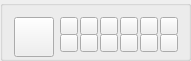
          <widget class="QGroupBox" name="groupBox_colors">
           <property name="enabled">
            <bool>true</bool>
           </property>
           <property name="minimumSize">
            <size>
             <width>191</width>
             <height>61</height>
            </size>
           </property>
           <property name="maximumSize">
            <size>
             <width>191</width>
             <height>61</height>
            </size>
           </property>
           <property name="title">
            <string/>
           </property>
           <layout class="QGridLayout" name="gridLayout_3">
            <item row="0" column="0">
             <widget class="QPushButton" name="pushButton_color_current">
              <property name="enabled">
               <bool>true</bool>
              </property>
              <property name="sizePolicy">
               <sizepolicy hsizetype="Fixed" vsizetype="Fixed">
                <horstretch>0</horstretch>
                <verstretch>0</verstretch>
               </sizepolicy>
              </property>
              <property name="minimumSize">
               <size>
                <width>40</width>
                <height>40</height>
               </size>
              </property>
              <property name="maximumSize">
               <size>
                <width>40</width>
                <height>40</height>
               </size>
              </property>
              <property name="focusPolicy">
               <enum>Qt::ClickFocus</enum>
              </property>
              <property name="statusTip">
               <string>Текущий цвет / выбрать свой цвет</string>
              </property>
              <property name="text">
               <string/>
              </property>
             </widget>
            </item>
            <item row="0" column="1">
             <layout class="QGridLayout" name="gridLayout_colors">
              <property name="horizontalSpacing">
               <number>2</number>
              </property>
              <property name="verticalSpacing">
               <number>4</number>
              </property>
              <item row="1" column="4">
               <widget class="QPushButton" name="pushButton_color_10">
                <property name="enabled">
                 <bool>true</bool>
                </property>
                <property name="sizePolicy">
                 <sizepolicy hsizetype="Fixed" vsizetype="Fixed">
                  <horstretch>0</horstretch>
                  <verstretch>0</verstretch>
                 </sizepolicy>
                </property>
                <property name="minimumSize">
                 <size>
                  <width>18</width>
                  <height>18</height>
                 </size>
                </property>
                <property name="maximumSize">
                 <size>
                  <width>18</width>
                  <height>18</height>
                 </size>
                </property>
                <property name="focusPolicy">
                 <enum>Qt::ClickFocus</enum>
                </property>
                <property name="text">
                 <string/>
                </property>
               </widget>
              </item>
              <item row="1" column="3">
               <widget class="QPushButton" name="pushButton_color_9">
                <property name="enabled">
                 <bool>true</bool>
                </property>
                <property name="sizePolicy">
                 <sizepolicy hsizetype="Fixed" vsizetype="Fixed">
                  <horstretch>0</horstretch>
                  <verstretch>0</verstretch>
                 </sizepolicy>
                </property>
                <property name="minimumSize">
                 <size>
                  <width>18</width>
                  <height>18</height>
                 </size>
                </property>
                <property name="maximumSize">
                 <size>
                  <width>18</width>
                  <height>18</height>
                 </size>
                </property>
                <property name="focusPolicy">
                 <enum>Qt::ClickFocus</enum>
                </property>
                <property name="text">
                 <string/>
                </property>
               </widget>
              </item>
              <item row="0" column="4">
               <widget class="QPushButton" name="pushButton_color_4">
                <property name="enabled">
                 <bool>true</bool>
                </property>
                <property name="sizePolicy">
                 <sizepolicy hsizetype="Fixed" vsizetype="Fixed">
                  <horstretch>0</horstretch>
                  <verstretch>0</verstretch>
                 </sizepolicy>
                </property>
                <property name="minimumSize">
                 <size>
                  <width>18</width>
                  <height>18</height>
                 </size>
                </property>
                <property name="maximumSize">
                 <size>
                  <width>18</width>
                  <height>18</height>
                 </size>
                </property>
                <property name="focusPolicy">
                 <enum>Qt::ClickFocus</enum>
                </property>
                <property name="text">
                 <string/>
                </property>
               </widget>
              </item>
              <item row="1" column="0">
               <widget class="QPushButton" name="pushButton_color_6">
                <property name="enabled">
                 <bool>true</bool>
                </property>
                <property name="sizePolicy">
                 <sizepolicy hsizetype="Fixed" vsizetype="Fixed">
                  <horstretch>0</horstretch>
                  <verstretch>0</verstretch>
                 </sizepolicy>
                </property>
                <property name="minimumSize">
                 <size>
                  <width>18</width>
                  <height>18</height>
                 </size>
                </property>
                <property name="maximumSize">
                 <size>
                  <width>18</width>
                  <height>18</height>
                 </size>
                </property>
                <property name="focusPolicy">
                 <enum>Qt::ClickFocus</enum>
                </property>
                <property name="text">
                 <string/>
                </property>
               </widget>
              </item>
              <item row="1" column="1">
               <widget class="QPushButton" name="pushButton_color_7">
                <property name="enabled">
                 <bool>true</bool>
                </property>
                <property name="sizePolicy">
                 <sizepolicy hsizetype="Fixed" vsizetype="Fixed">
                  <horstretch>0</horstretch>
                  <verstretch>0</verstretch>
                 </sizepolicy>
                </property>
                <property name="minimumSize">
                 <size>
                  <width>18</width>
                  <height>18</height>
                 </size>
                </property>
                <property name="maximumSize">
                 <size>
                  <width>18</width>
                  <height>18</height>
                 </size>
                </property>
                <property name="focusPolicy">
                 <enum>Qt::ClickFocus</enum>
                </property>
                <property name="text">
                 <string/>
                </property>
               </widget>
              </item>
              <item row="0" column="1">
               <widget class="QPushButton" name="pushButton_color_1">
                <property name="enabled">
                 <bool>true</bool>
                </property>
                <property name="sizePolicy">
                 <sizepolicy hsizetype="Fixed" vsizetype="Fixed">
                  <horstretch>0</horstretch>
                  <verstretch>0</verstretch>
                 </sizepolicy>
                </property>
                <property name="minimumSize">
                 <size>
                  <width>18</width>
                  <height>18</height>
                 </size>
                </property>
                <property name="maximumSize">
                 <size>
                  <width>18</width>
                  <height>18</height>
                 </size>
                </property>
                <property name="focusPolicy">
                 <enum>Qt::ClickFocus</enum>
                </property>
                <property name="text">
                 <string/>
                </property>
               </widget>
              </item>
              <item row="1" column="2">
               <widget class="QPushButton" name="pushButton_color_8">
                <property name="enabled">
                 <bool>true</bool>
                </property>
                <property name="sizePolicy">
                 <sizepolicy hsizetype="Fixed" vsizetype="Fixed">
                  <horstretch>0</horstretch>
                  <verstretch>0</verstretch>
                 </sizepolicy>
                </property>
                <property name="minimumSize">
                 <size>
                  <width>18</width>
                  <height>18</height>
                 </size>
                </property>
                <property name="maximumSize">
                 <size>
                  <width>18</width>
                  <height>18</height>
                 </size>
                </property>
                <property name="focusPolicy">
                 <enum>Qt::ClickFocus</enum>
                </property>
                <property name="text">
                 <string/>
                </property>
               </widget>
              </item>
              <item row="0" column="2">
               <widget class="QPushButton" name="pushButton_color_2">
                <property name="enabled">
                 <bool>true</bool>
                </property>
                <property name="sizePolicy">
                 <sizepolicy hsizetype="Fixed" vsizetype="Fixed">
                  <horstretch>0</horstretch>
                  <verstretch>0</verstretch>
                 </sizepolicy>
                </property>
                <property name="minimumSize">
                 <size>
                  <width>18</width>
                  <height>18</height>
                 </size>
                </property>
                <property name="maximumSize">
                 <size>
                  <width>18</width>
                  <height>18</height>
                 </size>
                </property>
                <property name="focusPolicy">
                 <enum>Qt::ClickFocus</enum>
                </property>
                <property name="text">
                 <string/>
                </property>
               </widget>
              </item>
              <item row="0" column="3">
               <widget class="QPushButton" name="pushButton_color_3">
                <property name="enabled">
                 <bool>true</bool>
                </property>
                <property name="sizePolicy">
                 <sizepolicy hsizetype="Fixed" vsizetype="Fixed">
                  <horstretch>0</horstretch>
                  <verstretch>0</verstretch>
                 </sizepolicy>
                </property>
                <property name="minimumSize">
                 <size>
                  <width>18</width>
                  <height>18</height>
                 </size>
                </property>
                <property name="maximumSize">
                 <size>
                  <width>18</width>
                  <height>18</height>
                 </size>
                </property>
                <property name="focusPolicy">
                 <enum>Qt::ClickFocus</enum>
                </property>
                <property name="text">
                 <string/>
                </property>
               </widget>
              </item>
              <item row="0" column="0">
               <widget class="QPushButton" name="pushButton_color_0">
                <property name="enabled">
                 <bool>true</bool>
                </property>
                <property name="sizePolicy">
                 <sizepolicy hsizetype="Fixed" vsizetype="Fixed">
                  <horstretch>0</horstretch>
                  <verstretch>0</verstretch>
                 </sizepolicy>
                </property>
                <property name="minimumSize">
                 <size>
                  <width>18</width>
                  <height>18</height>
                 </size>
                </property>
                <property name="maximumSize">
                 <size>
                  <width>18</width>
                  <height>18</height>
                 </size>
                </property>
                <property name="focusPolicy">
                 <enum>Qt::ClickFocus</enum>
                </property>
                <property name="text">
                 <string/>
                </property>
               </widget>
              </item>
              <item row="0" column="5">
               <widget class="QPushButton" name="pushButton_color_5">
                <property name="enabled">
                 <bool>true</bool>
                </property>
                <property name="sizePolicy">
                 <sizepolicy hsizetype="Fixed" vsizetype="Fixed">
                  <horstretch>0</horstretch>
                  <verstretch>0</verstretch>
                 </sizepolicy>
                </property>
                <property name="minimumSize">
                 <size>
                  <width>18</width>
                  <height>18</height>
                 </size>
                </property>
                <property name="maximumSize">
                 <size>
                  <width>18</width>
                  <height>18</height>
                 </size>
                </property>
                <property name="focusPolicy">
                 <enum>Qt::ClickFocus</enum>
                </property>
                <property name="text">
                 <string/>
                </property>
               </widget>
              </item>
              <item row="1" column="5">
               <widget class="QPushButton" name="pushButton_color_11">
                <property name="enabled">
                 <bool>true</bool>
                </property>
                <property name="sizePolicy">
                 <sizepolicy hsizetype="Fixed" vsizetype="Fixed">
                  <horstretch>0</horstretch>
                  <verstretch>0</verstretch>
                 </sizepolicy>
                </property>
                <property name="minimumSize">
                 <size>
                  <width>18</width>
                  <height>18</height>
                 </size>
                </property>
                <property name="maximumSize">
                 <size>
                  <width>18</width>
                  <height>18</height>
                 </size>
                </property>
                <property name="focusPolicy">
                 <enum>Qt::ClickFocus</enum>
                </property>
                <property name="text">
                 <string/>
                </property>
               </widget>
              </item>
             </layout>
            </item>
           </layout>
          </widget>
